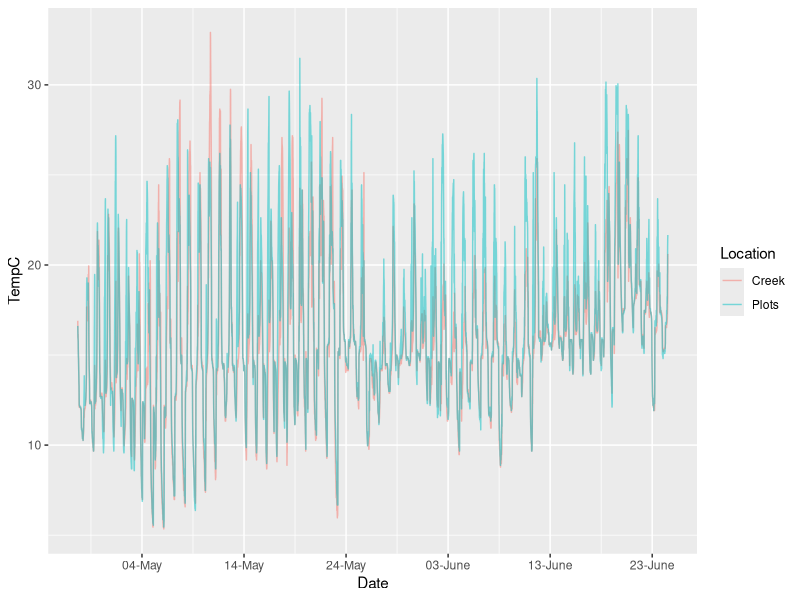
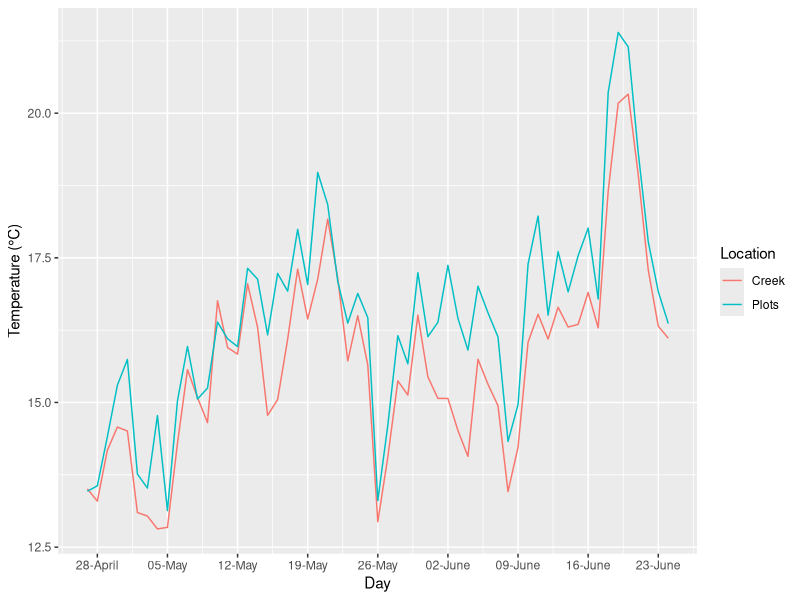
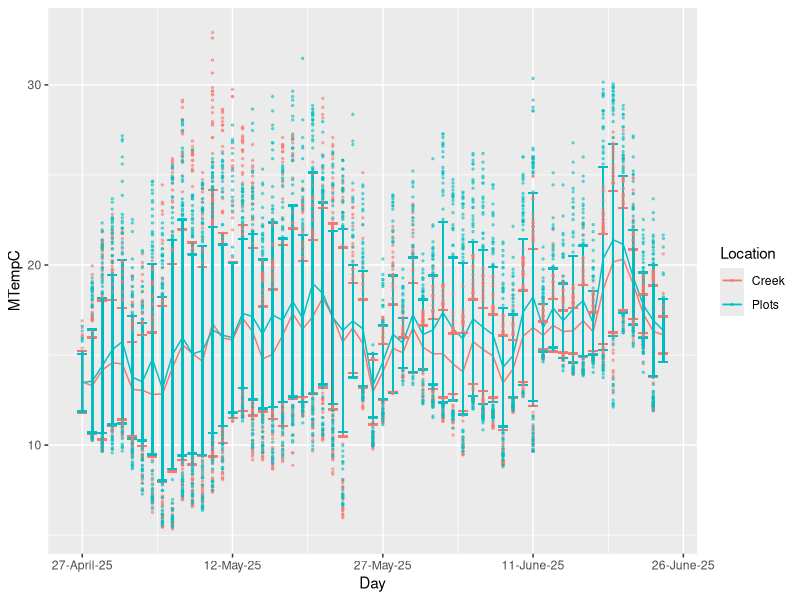

Generate these figures, in order, with R:
##########################
##
##
##Yforyd Temperature Time Series Plot and Creek
##
##
##
##Created: 6-26-2025 -JW
##
##
##
##

##Packages need-----------

library(tidyverse) #love that lubridate is a part of tidyverse

##Loading Data---------



Creek <- read.csv("Data/April25_YForyd_Creek.csv")
Plots <- read.csv("Data/April25_Yforyd_Plots.csv")




Creek <- Creek %>% 
  mutate(Location = "Creek", Date = mdy_hm(Date), Day = as.Date(Date))
  

Plots <- Plots %>%  
  mutate(Location = "Plots", Date = mdy_hm(Date), Day = as.Date(Date))

Temp <- rbind(Creek, Plots)




class(Temp$Date)
class(Temp$Day)

as.numeric(Temp$Date[1])
as.numeric(Temp$Date[2])

as.numeric(Temp$Date[35])





##Plotting-------

Temp %>% 
  ggplot(aes(x=Date, y=TempC, color=Location))+
  geom_line(alpha=0.5)+
  scale_x_datetime(date_breaks = "10 day", date_labels = "%d-%B")

  
  




Temp %>%  ##Daily averages 
  group_by(Location, Day) %>% 
  mutate(DSD=sd(TempC), MTempC = mean(TempC)) %>% 
  ggplot(aes(x=Day, y=MTempC, color=Location))+
  geom_line()+
  scale_x_date(date_breaks = "1 week", date_labels = "%d-%B")+
  labs(y="Temperature (°C)")
  


Temp %>%  ##Daily averages TEST
  group_by(Location, Day) %>% 
  mutate(DSD=sd(TempC), MTempC = mean(TempC), outliers = case_when(TempC > (MTempC+DSD) | TempC <(MTempC-DSD) ~ TempC, .default=NA )) %>% 
  ggplot(aes(x=Day, y=MTempC, color=Location))+
  geom_line()+
  geom_errorbar(aes(ymax=MTempC+DSD, ymin=MTempC-DSD))+  
  geom_point(aes(y=outliers), alpha=0.5, size= 0.5)+
  scale_x_date(date_breaks = "15 day", date_labels = "%d-%B-%y")


